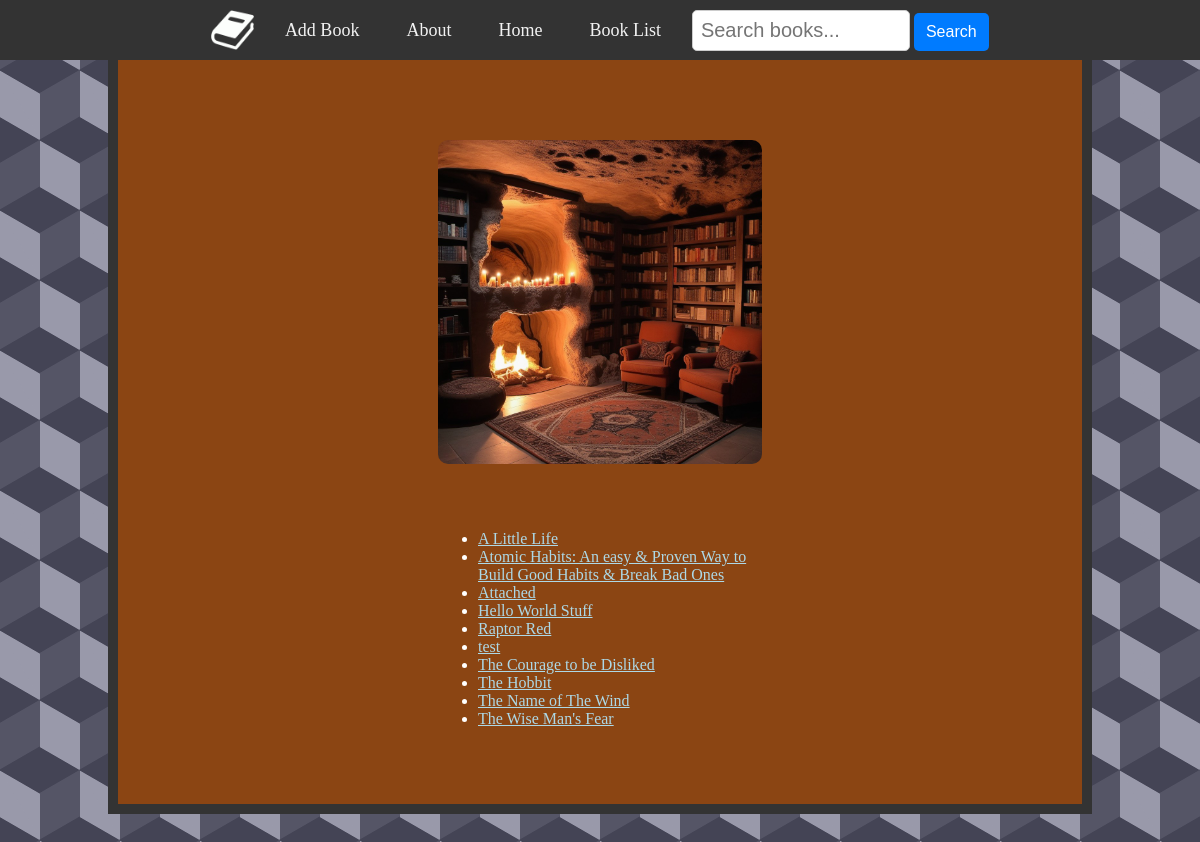
The page /public/pages/search_book.php on the database its author committed.
### tables this page shows
CREATE TABLE `books` (
  `id` int(11) NOT NULL,
  `title` varchar(255) NOT NULL,
  `author` varchar(255) NOT NULL,
  `publish_year` year(4) DEFAULT NULL,
  `genre` varchar(100) DEFAULT NULL,
  `status` varchar(100) DEFAULT 'In Progress',
  `page_count` int(10) UNSIGNED DEFAULT NULL,
  `listen_time` int(10) UNSIGNED DEFAULT NULL,
  `rating` int(11) DEFAULT NULL CHECK (`rating` between 1 and 5),
  `review` text DEFAULT NULL,
  `created_at` date NOT NULL,
  `updated_at` timestamp NOT NULL DEFAULT current_timestamp() ON UPDATE current_timestamp()
);

### public/pages/search_book.php (the view, shortened to what this page needs)
<?php
require_once '../../includes/creds.php';
    $search = $_GET['search'] ?? '';
    $squery = "SELECT id, title FROM books WHERE title LIKE :search ORDER BY title ASC";
    $stmt = $pdo->prepare($squery);
    $stmt->execute(['search' => "%$search%"]);
    $search = $stmt->fetchAll();
?>
<!DOCTYPE html>
<html lang="en">
<head>
    <link rel="stylesheet" href="../assets/styles.css">
</head>
<body>
<div class="navbar">
    <img src="../assets/whiteBookIcon.png" alt="White Book Icon">
    <a href="add_book.php">Add Book</a>
    <a href="#news">About</a>
    <a href="../../index.php">Home</a>
    <a href="search_book.php">Book List</a>
    <form method="GET" action="search_book.php">
    <input type="text" name="search" placeholder="Search books..." value="<?= $_GET['search'] ?? '' ?>">
        <button type="submit">Search</button>
    </form>
</div>
<div class="titleBar">
    <div class="container">
    <img class="container__image" src="../assets/fireplace.jpg" alt="Cave Fire Place">
    <div class="container__text">
        <?php
                if (!empty($search)) {
                    echo '<ul>';
                    foreach ($search as $book) {
                        echo '<li>
                                <a href="view_book.php?id=' . htmlspecialchars($book['id']) . '">'
                            . htmlspecialchars($book['title']) .
                            '</a>
                            </li>';
                    }
                    echo '</ul>';
                } else {
                    echo '<p>No books found.</p>';
                }
            ?>
</div>
</div>
</div>
</body>
</html>

### public/assets/styles.css (style rules this page uses)
body { background-color: #556; background-image: linear-gradient(30deg, #445 12%, transparent 12.5%, transparent 87%, #445 87.5%, #445), linear-gradient(150deg, #445 12%, transparent 12.5%, transparent 87%, #445 87.5%, #445), linear-gradient(30deg, #445 12%, transparent 12.5%, transparent 87%, #445 87.5%, #445), linear-gradient(150deg, #445 12%, transparent 12.5%, transparent 87%, #445 87.5%, #445), linear-gradient(60deg, #99a 25%, transparent 25.5%, transparent 75%, #99a 75%, #99a), linear-gradient(60deg, #99a 25%, transparent 25.5%, transparent 75%, #99a 75%, #99a); background-size: 80px 140px; background-position: 0 0, 0 0, 40px 70px, 40px 70px, 0 0, 40px 70px; color: white; }
a { color: lightblue }
.navbar { width: 100%; height: 60px; background-color: #333; display: flex; align-items: center; justify-content: center; gap: 15px; position: fixed; top: 0; left: 0; right: 0; z-index: 1000; }
.navbar img { max-height: 40px; width: auto; }
.navbar a { color: #f2f2f2; text-align: center; text-decoration: none; font-size: 18px; padding: 10px 16px; }
.navbar input[type="text"] { padding: 8px; font-size: 20px; border: 1px solid #ccc; width: 200px; border-radius: 5px; background-color: white; color: black; }
.navbar button { padding: 10px 12px; font-size: 16px; border: none; background-color: #007bff; color: white; cursor: pointer; border-radius: 5px; }
.titleBar { border: 10px solid #333; margin: 50px 100px 80px 100px; background-color: saddlebrown; padding: 20px; }
.container { padding: 60px 300px 40px; max-width: 1000px; display: flex; flex-wrap: wrap; gap: 50px; align-items: center; }
.container__image { border: #333; border-radius: 10px; width: 100%; max-width: 500px; height: auto; flex: 1 1 200px; }
.container__text { flex: 2 1 450px; }

### rows shown on the page
books: title "A Little Life"
books: title "Atomic Habits: An easy & Proven Way to Build Good Habits & Break Bad Ones"
books: title "Attached"
books: title "Hello World Stuff"
books: title "Raptor Red"
books: title "test"
books: title "The Courage to be Disliked"
books: title "The Hobbit"
books: title "The Name of The Wind"
books: title "The Wise Man's Fear"
